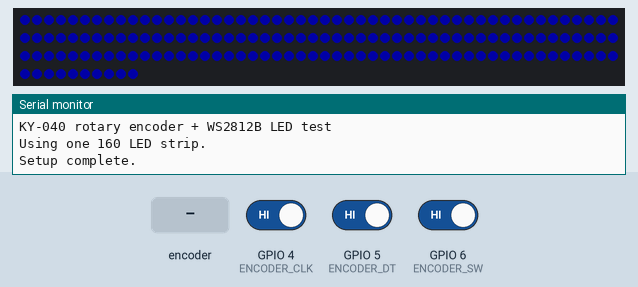
Bench run of a sketch on a simulated ESP32-C3. Shown: 160 RGB LEDs in strip order, left to right, continuing on the next row, the last lines printed to the serial monitor. The inputs (shaded band) are chosen by the test bench; at power-on: GPIO 6 (ENCODER_SW) HIGH, GPIO 4 (ENCODER_CLK) HIGH, GPIO 5 (ENCODER_DT) HIGH. Dim RGB values are drawn brighter than linear.

Above: at 1.7 s.
1.8 s: GPIO 6 (ENCODER_SW) driven LOW
At 1.92 s:
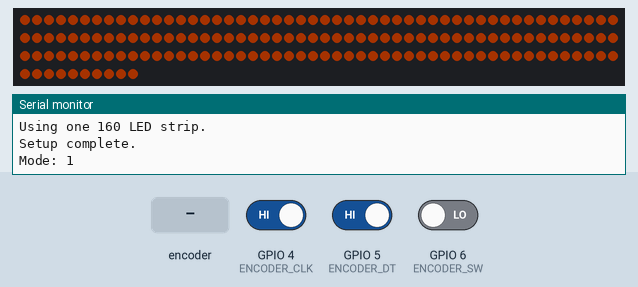
4.8 s: rotary encoder on GPIO 4 (ENCODER_CLK) / GPIO 5 (ENCODER_DT) turned 1 step (first pin leading)
At 5.44 s:
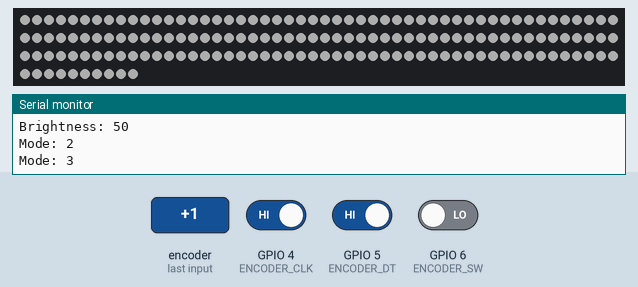
6.5 s: rotary encoder on GPIO 4 (ENCODER_CLK) / GPIO 5 (ENCODER_DT) turned 1 step (first pin leading)
At 8.1 s:
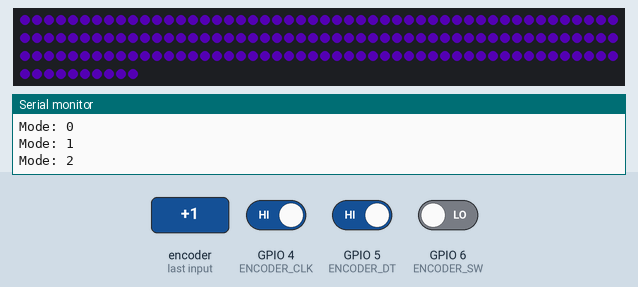
8.2 s: GPIO 6 (ENCODER_SW) driven HIGH
Timing chart, 0 to 10.7 s (numbered marks = the images above; inputs shaded):
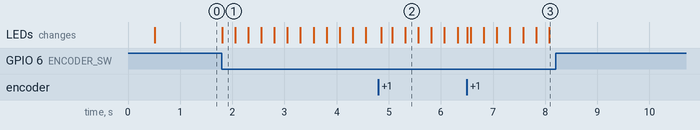

The sketch:

MR2_Reactive_LEDs_Test_1.ino
```cpp
#include <Adafruit_NeoPixel.h>

// --------------------------------------------------
// MR2 Reactive LEDs - Test 1
// KY-040 rotary encoder + WS2812B LED test
//
// Purpose of this test:
// 1. Confirm the ESP32-C3 can control a WS2812B LED strip.
// 2. Confirm the LED data signal works through the SN74AHCT125N level shifter.
// 3. Confirm the KY-040 rotary encoder can adjust brightness.
// 4. Confirm the KY-040 push button can change LED modes.
//
// This test does NOT use the MPU6050 accelerometer yet.
// This test uses ONE 1m LED strip.
// --------------------------------------------------


// ==================================================
// PIN ASSIGNMENTS
// ==================================================

// This ESP32-C3 pin sends LED data.
// Wiring path:
// ESP32-C3 GPIO 2
// → SN74AHCT125N input
// → SN74AHCT125N output
// → 330 ohm resistor
// → WS2812B LED strip DIN
#define LED_PIN 2

// KY-040 rotary encoder pins.
// CLK and DT are used to detect rotation direction.
// SW is the push button built into the encoder.
#define ENCODER_CLK 4
#define ENCODER_DT  5
#define ENCODER_SW  6


// ==================================================
// LED SETUP
// ==================================================

// LED strip is 1m long with 160 LEDs.
// For this test, we are using one full strip.
#define NUM_LEDS 160

// Create the LED strip object.
// NEO_GRB is the colour order used by most WS2812B strips.
// NEO_KHZ800 is the standard WS2812B data speed.
Adafruit_NeoPixel strip(NUM_LEDS, LED_PIN, NEO_GRB + NEO_KHZ800);


// ==================================================
// BRIGHTNESS AND MODE SETTINGS
// ==================================================

// Starting brightness.
// 40 is low enough to be safe for first testing.
int brightness = 40;

// Minimum and maximum brightness limits.
// Maximum is kept below 255 so the strip does not run at absolute full power
// during early testing.
const int minBrightness = 0;
const int maxBrightness = 180;

// Current LED mode.
// Pressing the encoder button moves to the next mode.
int mode = 0;

// Total number of LED modes in this test.
const int numberOfModes = 4;


// ==================================================
// ROTARY ENCODER VARIABLES
// ==================================================

// Stores the previous CLK pin state so we can detect when the encoder turns.
int lastCLKState;

// Used to debounce the encoder push button.
// Without this, one press can be detected multiple times.
unsigned long lastButtonPress = 0;
const unsigned long debounceDelay = 250;


// ==================================================
// SET ALL LEDS TO ONE COLOUR
// ==================================================

void setAllPixels(uint32_t colour) {
  // Apply the current brightness setting.
  strip.setBrightness(brightness);

  // Set every LED in the strip to the same colour.
  for (int i = 0; i < NUM_LEDS; i++) {
    strip.setPixelColor(i, colour);
  }

  // Send the updated colour data to the LED strip.
  strip.show();
}


// ==================================================
// UPDATE LEDS BASED ON CURRENT MODE
// ==================================================

void updateLEDs() {
  // If brightness is zero, turn the strip off.
  if (brightness <= 0) {
    setAllPixels(strip.Color(0, 0, 0));
    return;
  }

  // Choose LED colour depending on the current mode.
  switch (mode) {
    case 0:
      // Mode 0: Blue ambient glow.
      setAllPixels(strip.Color(0, 0, 255));
      break;

    case 1:
      // Mode 1: Orange.
      // This is close to the colour we may use later for acceleration.
      setAllPixels(strip.Color(255, 80, 0));
      break;

    case 2:
      // Mode 2: Purple.
      // This gives a middle colour between blue and orange.
      setAllPixels(strip.Color(120, 0, 255));
      break;

    case 3:
      // Mode 3: White test mode.
      // Useful for checking that all red, green, and blue LED channels work.
      // Keep brightness limited during this mode because white uses the most current.
      setAllPixels(strip.Color(255, 255, 255));
      break;
  }
}


// ==================================================
// READ ROTARY ENCODER ROTATION
// ==================================================

void readEncoderRotation() {
  // Read current state of CLK pin.
  int currentCLKState = digitalRead(ENCODER_CLK);

  // If CLK changed, the encoder has moved.
  if (currentCLKState != lastCLKState) {

    // Compare DT with CLK to determine direction.
    if (digitalRead(ENCODER_DT) != currentCLKState) {
      // One direction: increase brightness.
      brightness += 5;
    } else {
      // Other direction: decrease brightness.
      brightness -= 5;
    }

    // Keep brightness inside safe limits.
    brightness = constrain(brightness, minBrightness, maxBrightness);

    // Print brightness to Serial Monitor for debugging.
    Serial.print("Brightness: ");
    Serial.println(brightness);

    // Apply new brightness to LEDs.
    updateLEDs();
  }

  // Store CLK state for next loop.
  lastCLKState = currentCLKState;
}


// ==================================================
// READ ROTARY ENCODER BUTTON
// ==================================================

void readEncoderButton() {
  // KY-040 button usually reads LOW when pressed.
  if (digitalRead(ENCODER_SW) == LOW) {
    unsigned long now = millis();

    // Debounce check.
    // Only accept a press if enough time has passed since the last press.
    if (now - lastButtonPress > debounceDelay) {

      // Move to the next mode.
      mode++;

      // If we go past the last mode, return to mode 0.
      if (mode >= numberOfModes) {
        mode = 0;
      }

      // Print current mode to Serial Monitor.
      Serial.print("Mode: ");
      Serial.println(mode);

      // Apply new mode to LEDs.
      updateLEDs();

      // Save button press time.
      lastButtonPress = now;
    }
  }
}


// ==================================================
// SETUP
// ==================================================

void setup() {
  // Start Serial Monitor for debugging.
  Serial.begin(115200);
  delay(500);

  Serial.println("MR2 Reactive LEDs - Test 1");
  Serial.println("KY-040 rotary encoder + WS2812B LED test");
  Serial.println("Using one 160 LED strip.");

  // Set encoder pins as inputs with internal pull-up resistors.
  // This means the pins normally read HIGH and go LOW when connected to ground.
  pinMode(ENCODER_CLK, INPUT_PULLUP);
  pinMode(ENCODER_DT, INPUT_PULLUP);
  pinMode(ENCODER_SW, INPUT_PULLUP);

  // Store initial encoder CLK state.
  lastCLKState = digitalRead(ENCODER_CLK);

  // Start LED strip.
  strip.begin();

  // Clear all LEDs at startup.
  strip.clear();
  strip.show();

  // Show initial LED mode.
  updateLEDs();

  Serial.println("Setup complete.");
}


// ==================================================
// MAIN LOOP
// ==================================================

void loop() {
  // Continuously check if the encoder has turned.
  readEncoderRotation();

  // Continuously check if the encoder button has been pressed.
  readEncoderButton();
}
```

Measured:
- after the input at 1.8 s, the LEDs: change at once (image 1)
- after the input at 8.2 s, every drawn part: stays the same
